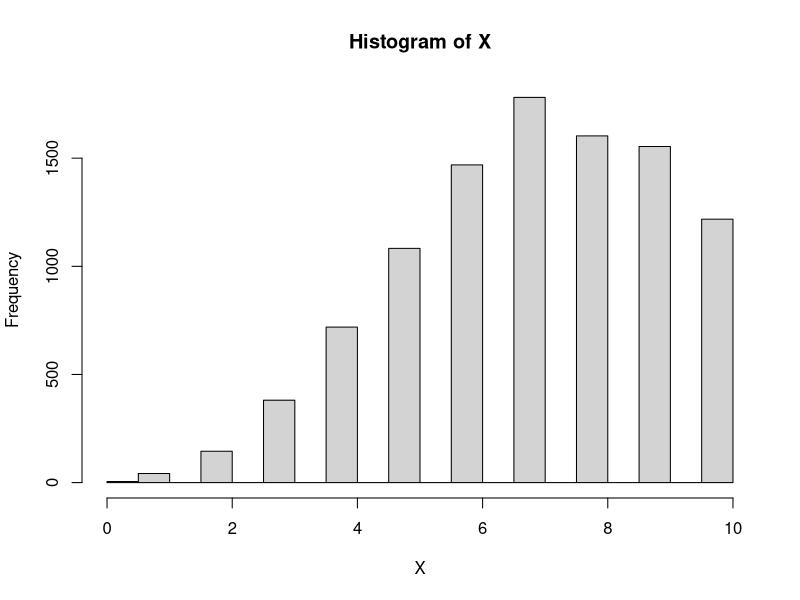
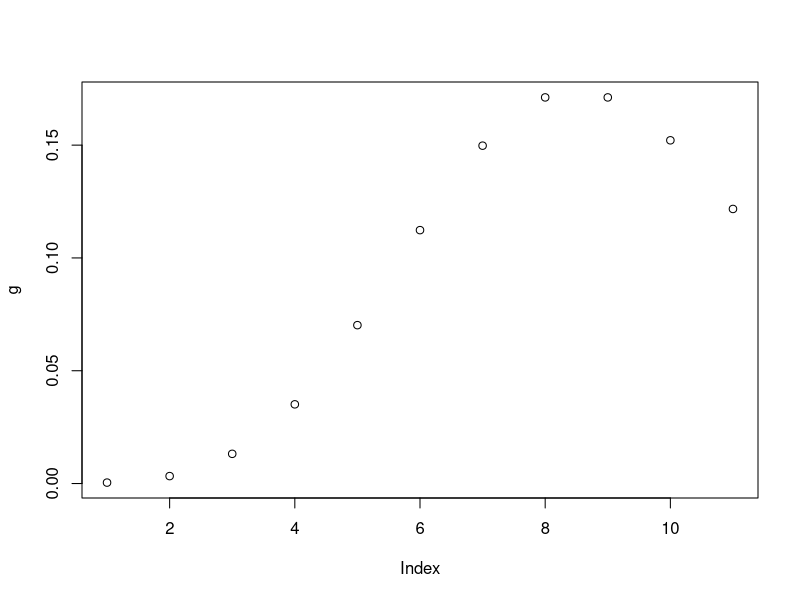
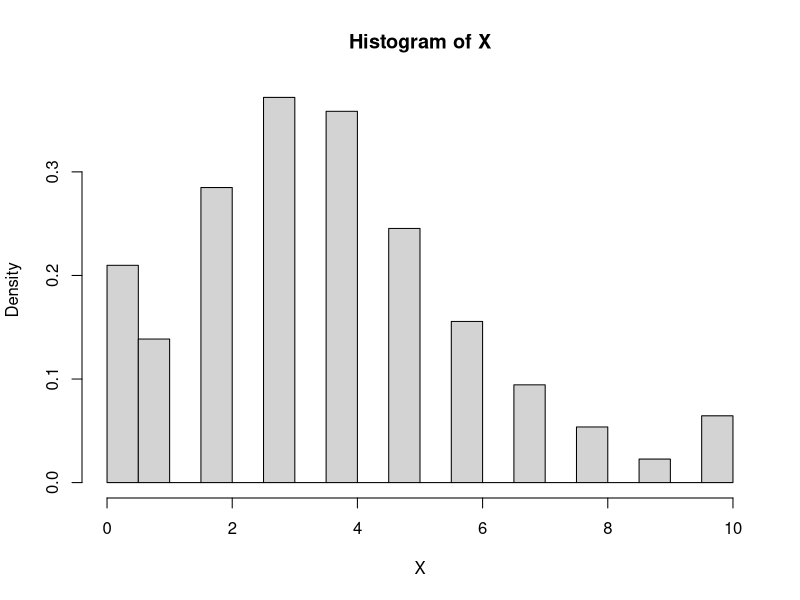
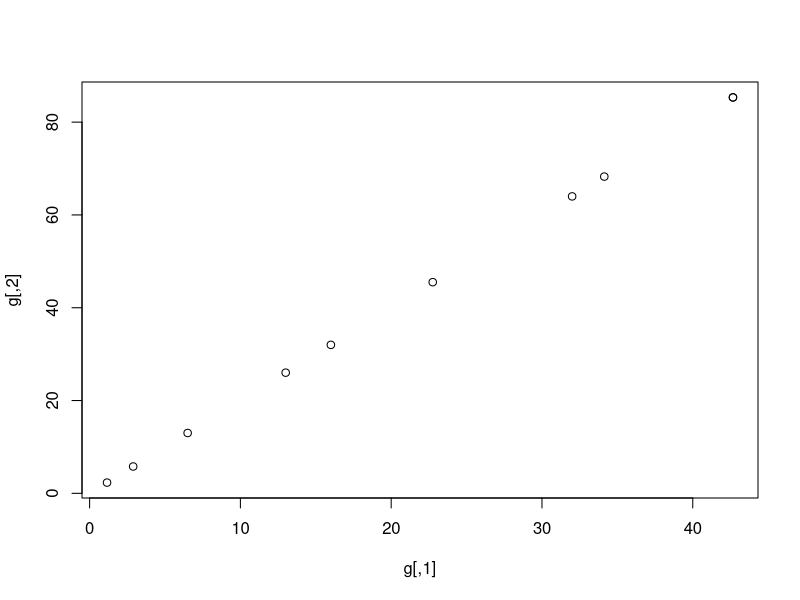

Write R code to recreate these figures, in order. (Note: this script raises an error after producing the figures.)
#### ??velse 6

## Det f??rste!!
A = rep(8,10)
AA = 8
for (j in 0:length(A)){
  A[j] = (AA^j)/factorial(j)
}
X = vector()
xx = 0:10
g = (AA^xx/factorial(xx))/sum(A)
X[1]=1
N.iter = 10000
for (i in 2:N.iter){
  x = X[i-1]
  Y = floor(runif(1,0,11))
  Y
  if (g[Y+1]>=g[x+1]){
    X[i]=Y
  } else {
    X[i]=sample(c(Y,x),1,replace = TRUE, prob = c(g[Y+1]/g[x+1],1-g[Y+1]/g[x+1]))
  }
}
hist(X)
plot(g)

densityX = rle(sort(X))
densityX = densityX[["lengths"]]/N.iter
chisq.test(densityX,g) # p-value = 0.2423


######### i og j
A1 = 4
A2 = 4
ii = 1:5
jj = 1:5
g = matrix(NA, 10, 10)
for (j in 1:10){
  for ( i in 1:10){
    g[i,j] = (A1^i)/factorial(i)*(A2^j)/factorial(j)
  }
}
x =c(1,1)
X = matrix(x,1, 2)
N.iter = 10000
n = 10
for (i in 2:N.iter){
  Y = floor(runif(2,0,11))
  Y
  if (all(g[Y+1]>=g[x+1])){
    x=Y
  } else {
    E = runif(2,0,1)
    if (all(E < g[Y]/g[x])){
      x = Y
    }
  }
  X = rbind(X,x)
}

densityX = vector()

for (i in 1:10){
  for (j in 1:10){
    densityX = c(densityX,length(X[X==c(i,j)]))
  }
}
densityX=densityX/N.iter

# dev.new()
hist(X, freq = FALSE)
chisq.test(densityX,c(g)) # p-value = 0.2504
plot(g)


######### Co-ordinatewise
A1 = 4
A2 = 4
ii = 1:5
jj = 1:5
g = matrix(NA, 10, 10)
for (j in 1:10){
  for ( i in 1:10){
    g[i,j] = (A1^i)/factorial(i)*(A2^j)/factorial(j)
  }
}
x =c(1,1)
X = matrix(x,1, 2)
N.iter = 10000
n = 10
for (i in 2:N.iter){
  Y = floor(runif(2,0,11))
  Y
  if (g[Y+1][1]>=g[x+1][1]){
    x[1]=Y[1]
  } else {
    E = runif(2,0,1)
    if (E[1] < g[Y][1]/g[x][1]){
      x[1] = Y[1]
    }
  }
  if (g[Y+1][2]>=g[x+1][2]){
    x[2]=Y[2]
  } else {
    E = runif(2,0,1)
    if (E[2] < g[Y][2]/g[x][2]){
      x[2] = Y[2]
    }
  }
  X = rbind(X,x)
}

densityX = vector()

for (i in 1:10){
  for (j in 1:10){
    densityX = c(densityX,length(X[X==c(i,j)]))
  }
}
densityX=densityX/N.iter

# dev.new()
hist(X, freq = FALSE)
chisq.test(densityX,c(g)) # p-value = 0.2504
plot(g)


######### GIBBS
A1 = 4
A2 = 4
ii = 1:5
jj = 1:5
g = matrix(NA, 10, 10)
for (j in 1:10){
  for ( i in 1:10){
    g[i,j] = (A1^i)/factorial(i)*(A2^j)/factorial(j)
  }
}
x =c(1,1)
X = matrix(x,1, 2)
N.iter = 10000
n = 10
for (i in 2:N.iter){
  good = FALSE
  while (good == FALSE){
    Y = floor(runif(2,0,11))
    Y
    if (g[Y+1][1]>=g[x+1][1]){
      x[1]=Y[1]
    } else {
      x[1]=x[1]
      }
    if (g[Y+1][2]>=g[x+1][2]){
      x[2]=Y[2]
    } else {
      x[2]=x[2]
    }
    X = rbind(X,x)
    if (dim(X)[1]>3 && x == X[i-1,] && x==X[i-2,] && x==X[i-3,]){
      X = head(X,-2)
      print('hel')
      good = TRUE
    }
  }
}
densityX = vector()

for (i in 1:10){
  for (j in 1:10){
    densityX = c(densityX,length(X[X==c(i,j)]))
  }
}
densityX=densityX/N.iter

# dev.new()
hist(X, freq = FALSE)
chisq.test(densityX,c(g)) # p-value = 0.2504
plot(g)




######### abr dim func
abrmarkov = function(dimension,callType,X0,n){

  # dimension = 4
  # callType = c(4,4,4,4)
  # dimension = 4
  # X0 =c(3,3,3,3)
  # n =10
  #
  gFunction = function(cord,callType,dimension){

    g = 1
    for (i in 1:dimension){
    g = g*(callType[i]^(cord[i]))/factorial(cord[i])

    }
    return(g)
  }

  x = X0
  X = matrix(X,1, length(x))
  N.iter = 10000
  for (i in 2:N.iter){
    Y = floor(runif(length(x),0,n+1))
    Y
    if (all( gFunction(Y,callType,dimension)>= gFunction(x,callType,dimension))){
      x=Y
    } else {
      E = runif(length(x),0,1)
      if (all(E < gFunction(Y,callType,dimension)/gFunction(x,callType,dimension))){
        x = Y
      }
    }
    X = rbind(X,x)
  }

  densityX = vector()


  result = X
  return(result)

}


plot(X[,1],X[,3])

X
